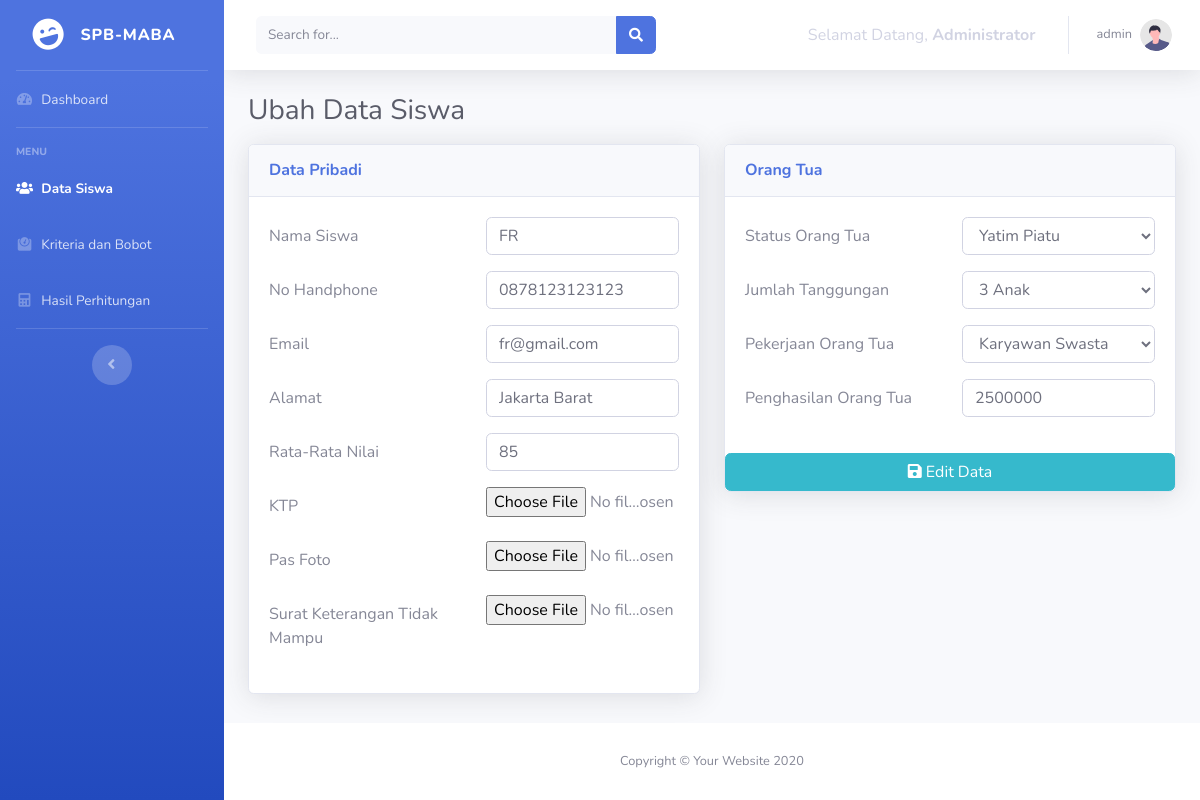
Screenshot of /kelola_siswa.php?edit=1 (signed in) with the database file from the repository.
### tables this page shows
CREATE TABLE `siswa` (
  `id_siswa` int(11) NOT NULL,
  `nama_siswa` varchar(50) NOT NULL,
  `no_telp` varchar(15) NOT NULL,
  `email` varchar(255) NOT NULL,
  `ktp` varchar(255) NOT NULL,
  `pas_foto` varchar(255) NOT NULL,
  `alamat` varchar(255) NOT NULL,
  `nilai` int(11) NOT NULL,
  `sktm` varchar(255) NOT NULL,
  `status` varchar(50) NOT NULL,
  `tanggungan_ortu` int(11) NOT NULL,
  `penghasilan_ortu` int(11) NOT NULL,
  `pekerjaan_ortu` varchar(50) NOT NULL
);

### data/admin.php (called while the page is built, shortened)
<?php
function getAdminByUsername($username) {
  try {
    $statement = DB->prepare("SELECT * FROM admin WHERE username = :username");
    $statement->bindValue(':username', $username);
    $statement->execute();
    return $statement->fetch(PDO::FETCH_ASSOC);
  }
  catch(PDOException $err){
      echo $err->getMessage();
  }
}

### data/siswa.php (called while the page is built, shortened)
<?php
function getStudentById($id_siswa) {
  try {
      $statement = DB->prepare("SELECT * FROM siswa WHERE id_siswa = :id_siswa");
      $statement->bindValue(':id_siswa', $id_siswa);
      $statement->execute();
      return $statement->fetch(PDO::FETCH_ASSOC);
  }
  catch(PDOException $err){
      echo $err->getMessage();
  }
}

### kelola_siswa.php (the view, shortened to what this page needs)
<?php
require_once "data/siswa.php";
if (isset($_GET['edit'])) {
  $siswa = getStudentById(htmlspecialchars($_GET['edit']));
}
$errors = [];
?>
<?php include "templates/header.php" ?>
<div class="container-fluid">
<h1 class="h3 mb-2 text-gray-800"><?= isset($_GET['edit']) ? "Ubah Data Siswa" : "Tambah Data Siswa"; ?></h1>
<form action="<?= $_SERVER['REQUEST_URI']; ?>" method="post" class="row mt-3">
<div class="col-lg-6">
  <div class="card shadow mb-4">
    <div class="card-header py-3">
      <h6 class="m-0 font-weight-bold text-primary">
        Data Pribadi
      </h6>
    </div>
    <div class="card-body">
      <div class="row g-3 mb-3">
        <div class="col">
          <label for="nama_siswa" class="col-form-label"
            >Nama Siswa</label
          >
        </div>
        <div class="col">
          <input
            type="text"
            name="nama_siswa"
            id="nama_siswa"
            class="form-control <?= isset($errors['nama_siswa']) ? 'is-invalid' : ''; ?>"
            value="<?= $_POST['nama_siswa'] ?? $siswa['nama_siswa']; ?>"
          />
        </div>
      </div>
      <div class="row g-3 mb-3">
        <div class="col">
          <label for="no_telp" class="col-form-label"
            >No Handphone</label
          >
        </div>
        <div class="col">
          <input
            type="text"
            name="no_telp"
            id="no_telp"
            class="form-control <?= isset($errors['no_telp']) ? 'is-invalid' : ''; ?>"
            value="<?= $_POST['no_telp'] ?? $siswa['no_telp']; ?>"
          />
        </div>
      </div>
      <div class="row g-3 mb-3">
        <div class="col">
          <label for="email" class="col-form-label">Email</label>
        </div>
        <div class="col">
          <input
            type="text"
            name="email"
            id="email"
            class="form-control <?= isset($errors['email']) ? 'is-invalid' : ''; ?>"
            value="<?= $_POST['email'] ?? $siswa['email']; ?>"
          />
        </div>
      </div>
      <div class="row g-3 mb-3">
        <div class="col">
          <label for="alamat" class="col-form-label"
            >Alamat</label
          >
        </div>
        <div class="col">
          <input
            type="text"
            name="alamat"
            id="alamat"
            class="form-control <?= isset($errors['alamat']) ? 'is-invalid' : ''; ?>"
            value="<?= $_POST['alamat'] ?? $siswa['alamat']; ?>"
          />
        </div>
      </div>
      <div class="row g-3 mb-3">
        <div class="col">
          <label for="nilai" class="col-form-label"
            >Rata-Rata Nilai</label
          >
        </div>
        <div class="col">
          <input
            type="text"
            name="nilai"
            id="nilai"
            class="form-control <?= isset($errors['nilai']) ? 'is-invalid' : ''; ?>"
            value="<?= $_POST['nilai'] ?? $siswa['nilai']; ?>"
          />
        </div>
      </div>
      <div class="row g-3 mb-3">
        <div class="col">
          <label for="ktp" class="col-form-label">KTP</label>
        </div>
        <div class="col">
          <input
            class="form-control-file"
            type="file"
            name="ktp"
            id="ktp"
          />
        </div>
      </div>
      <div class="row g-3 mb-3">
        <div class="col">
          <label for="pas_foto" class="col-form-label"
            >Pas Foto</label
          >
        </div>
        <div class="col">
          <input
            class="form-control-file"
            type="file"
            name="pas_foto"
            id="pas_foto"
          />
        </div>
      </div>
      <div class="row g-3 mb-3">
        <div class="col">
          <label for="sktm" class="col-form-label"
            >Surat Keterangan Tidak Mampu</label
          >
        </div>
        <div class="col">
          <input
            class="form-control-file"
            type="file"
            name="sktm"
            id="sktm"
          />
        </div>
      </div>
    </div>
  </div>
</div>
<div class="col-lg-6">
  <div class="card shadow mb-4">
    <div class="card-header py-3">
      <h6 class="m-0 font-weight-bold text-primary">Orang Tua</h6>
    </div>
    <div class="card-body">
      <div class="row g-3 mb-3">
        <div class="col">
          <label for="status" class="col-form-label"
            >Status Orang Tua</label
          >
        </div>
        <div class="col">
          <select id="status" name="status" class="form-control">
            <option value="Yatim Piatu" <?= ($_POST['status'] ?? $siswa['status']) == "Yatim Piatu" ? "selected" : ""; ?>>Yatim Piatu</option>
          </select>
        </div>
      </div>
      <div class="row g-3 mb-3">
        <div class="col">
          <label for="tanggungan" class="col-form-label"
            >Jumlah Tanggungan</label
          >
        </div>
        <div class="col">
          <select
            name="tanggungan"
            id="tanggungan"
            class="form-control"
          >
            <option value="3" <?= ($_POST['tanggungan'] ?? $siswa['tanggungan_ortu']) == "3" ? "selected" : ""; ?>>3 Anak</option>
          </select>
        </div>
      </div>
      <div class="row g-3 mb-3">
        <div class="col">
          <label for="pekerjaan" class="col-form-label"
            >Pekerjaan Orang Tua</label
          >
        </div>
        <div class="col">
          <select
            name="pekerjaan"
            id="pekerjaan"
            class="form-control"
          >
            <option value="Karyawan Swasta" <?= ($_POST['pekerjaan'] ?? $siswa['pekerjaan_ortu']) == "Karyawan Swasta" ? "selected" : ""; ?>>
              Karyawan Swasta
            </option>
          </select>
        </div>
      </div>
      <div class="row g-3 mb-3">
        <div class="col">
          <label for="penghasilan" class="col-form-label"
            >Penghasilan Orang Tua</label
          >
        </div>
        <div class="col">
        <input
            type="text"
            name="penghasilan"
            id="penghasilan"
            class="form-control <?= isset($errors['penghasilan']) ? 'is-invalid' : ''; ?>"
            value="<?= $_POST['penghasilan'] ?? $siswa['penghasilan_ortu']; ?>"
          />
        </div>
      </div>
    </div>
    <?php if (isset($_GET['edit'])): ?>
      <button class="btn btn-info" type="submit" name="edit">
        <i class="fa fa-save"></i>
        Edit Data
      </button>
    <?php endif; ?>
  </div>
</div>
</form>
</div>
<?php include "templates/footer.php" ?>

### templates/navbar.php (shortened to what this page needs)
<nav
  class="navbar navbar-expand navbar-light bg-white topbar mb-4 static-top shadow"
>
  <form
    class="d-none d-sm-inline-block form-inline mr-auto ml-md-3 my-2 my-md-0 mw-100 navbar-search"
  >
    <div class="input-group">
      <input
        type="text"
        class="form-control bg-light border-0 small"
        placeholder="Search for..."
        aria-label="Search"
        aria-describedby="basic-addon2"
      />
      <div class="input-group-append">
        <button class="btn btn-primary" type="button">
          <i class="fas fa-search fa-sm"></i>
        </button>
      </div>
    </div>
  </form>
  <ul class="navbar-nav ml-auto">
    <li class="nav-item dropdown no-arrow mx-1">
      <span class="nav-link disabled"
        >Selamat Datang,<strong>&nbsp;Administrator</strong></span
      >
    </li>
    <li class="nav-item dropdown no-arrow">
      <a
        class="nav-link dropdown-toggle"
        href="#"
        id="userDropdown"
        role="button"
        data-toggle="dropdown"
        aria-haspopup="true"
        aria-expanded="false"
      >
        <span class="mr-2 d-none d-lg-inline text-gray-600 small"
          ><?= $admin['username']; ?></span
        >
        <img
          class="img-profile rounded-circle"
          src="img/undraw_profile.svg"
        />
      </a>
    </li>
  </ul>
</nav>

### rows the page displays
siswa: nama_siswa "FR", no_telp "0878123123123", email "fr@gmail.com", alamat "Jakarta Barat", nilai "85", status "Yatim Piatu", tanggungan "3 Anak", pekerjaan "Karyawan Swasta", penghasilan "2500000"

### other values shown
$admin['username'] "admin"
